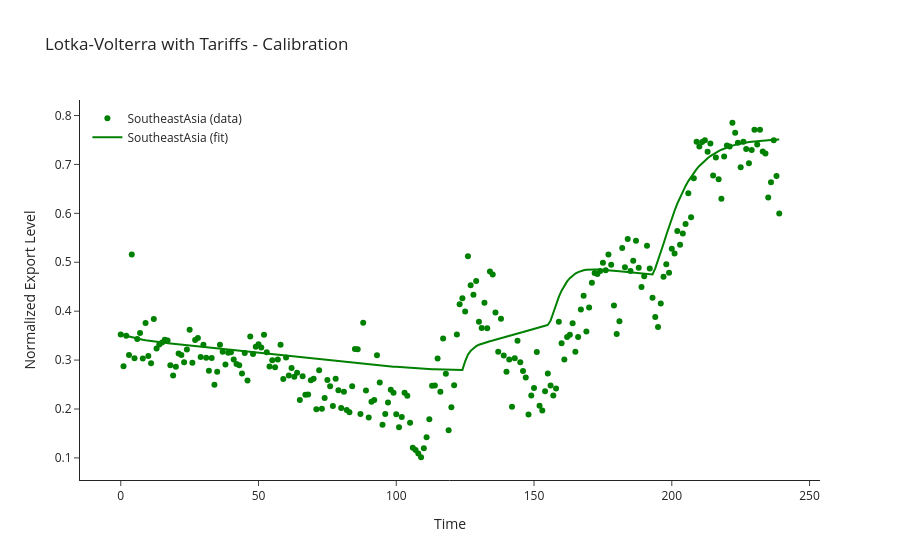

The cell this chart's notebook holds for it:
### Code cell
fig = go.Figure()
fig.add_trace(go.Scatter(x=t_data[:len(data[2])], y=data[2], mode='markers', name='SoutheastAsia (data)', marker=dict(color='green')))
fig.add_trace(go.Scatter(x=t_data, y=sol.y[2], mode='lines', name='SoutheastAsia (fit)', line=dict(color='green')))

fig.update_layout(
    title='Lotka-Volterra with Tariffs - Calibration',
    xaxis_title='Time',
    yaxis_title='Normalized Export Level',
    legend=dict(x=0.01, y=0.99),
    template='simple_white'
)
fig.show()

### Figure 1 — Plotly figure (JSON) as saved in the notebook; plotly's stock layout.template omitted (floating-point values rounded to 4 significant figures; data arrays with more than 128 entries replaced by an {"elided": "..."} marker saying what was removed)
{"data": [{"marker": {"color": "green"}, "mode": "markers", "name": "SoutheastAsia (data)", "type": "scatter", "x": {"elided": "240 float values"}, "y": {"elided": "240 float values"}}, {"line": {"color": "green"}, "mode": "lines", "name": "SoutheastAsia (fit)", "type": "scatter", "x": {"elided": "240 float values"}, "y": {"elided": "240 float values"}}], "layout": {"legend": {"x": 0.01, "y": 0.99}, "title": {"text": "Lotka-Volterra with Tariffs - Calibration"}, "xaxis": {"title": {"text": "Time"}}, "yaxis": {"title": {"text": "Normalized Export Level"}}}}
